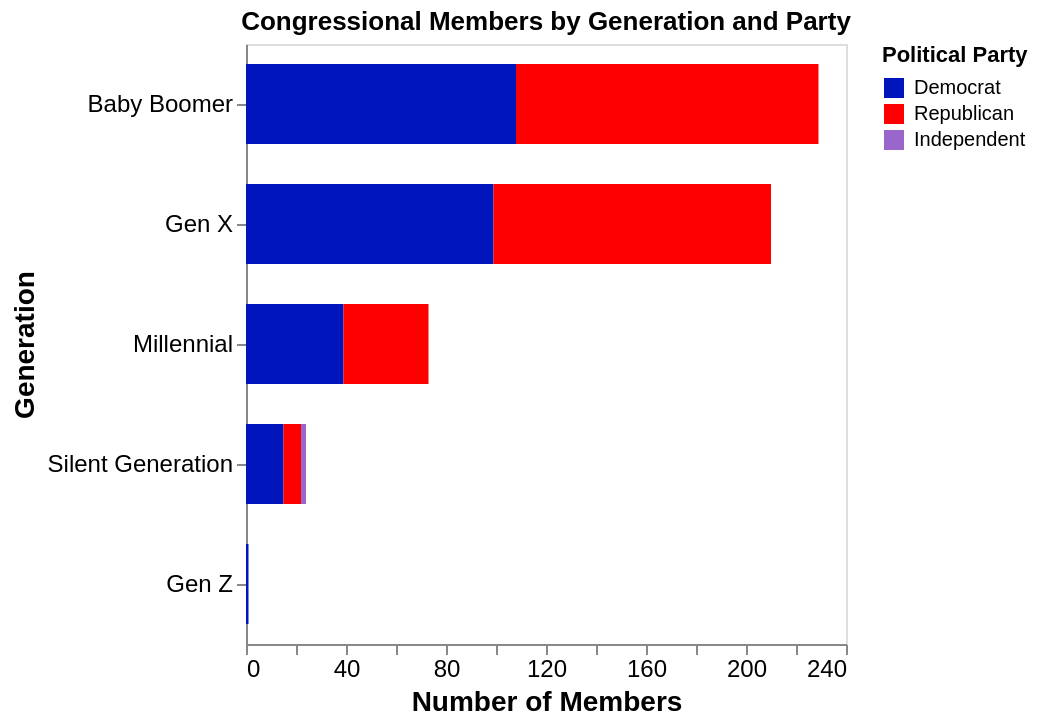

The cell this chart's notebook holds for it:
### Code cell
generation_viz = alt.Chart(df_party).mark_bar(size=40).encode(
        y=alt.Y('Generation:N', sort=alt.EncodingSortField(field='Count', op='sum', order='descending')).axis(alt.Axis(labelAngle=0)),
        x=alt.X('Count:Q', title='Number of Members'),
        color=alt.Color('Party:N', 
                       scale=alt.Scale(domain=['Democrat', 'Republican', 'Independent'], 
                                     range=['#0015BC', '#FF0000', '#9966CC']),
                       legend=alt.Legend(title='Political Party')),
        tooltip=['Generation', 'Party', 'Count']
    ).configure_axis(
        labelFontSize=12,
        titleFontSize=14,
        grid=False
    ).properties(
        title='Congressional Members by Generation and Party',
        width='container',
        height=300,
    )
generation_viz

### Figure 1 — Vega-Lite specification as saved in the notebook (floating-point values rounded to 4 significant figures)
{"config": {"view": {"continuousWidth": 300, "continuousHeight": 300}, "axis": {"grid": false, "labelFontSize": 12, "titleFontSize": 14}}, "data": {"name": "data-c60947448b438cad14069a32b47d62ad"}, "mark": {"type": "bar", "size": 40}, "encoding": {"color": {"field": "Party", "legend": {"title": "Political Party"}, "scale": {"domain": ["Democrat", "Republican", "Independent"], "range": ["#0015BC", "#FF0000", "#9966CC"]}, "type": "nominal"}, "tooltip": [{"field": "Generation", "type": "nominal"}, {"field": "Party", "type": "nominal"}, {"field": "Count", "type": "quantitative"}], "x": {"field": "Count", "title": "Number of Members", "type": "quantitative"}, "y": {"axis": {"labelAngle": 0}, "field": "Generation", "sort": {"field": "Count", "op": "sum", "order": "descending"}, "type": "nominal"}}, "height": 300, "title": "Congressional Members by Generation and Party", "width": "container", "$schema": "https://vega.github.io/schema/vega-lite/v5.20.1.json", "datasets": {"data-c60947448b438cad14069a32b47d62ad": [{"Generation": "Baby Boomer", "Party": "Democrat", "Count": 108}, {"Generation": "Baby Boomer", "Party": "Republican", "Count": 121}, {"Generation": "Gen X", "Party": "Democrat", "Count": 99}, {"Generation": "Gen X", "Party": "Republican", "Count": 111}, {"Generation": "Gen Z", "Party": "Democrat", "Count": 1}, {"Generation": "Millennial", "Party": "Democrat", "Count": 39}, {"Generation": "Millennial", "Party": "Republican", "Count": 34}, {"Generation": "Silent Generation", "Party": "Democrat", "Count": 15}, {"Generation": "Silent Generation", "Party": "Independent", "Count": 2}, {"Generation": "Silent Generation", "Party": "Republican", "Count": 7}]}}
